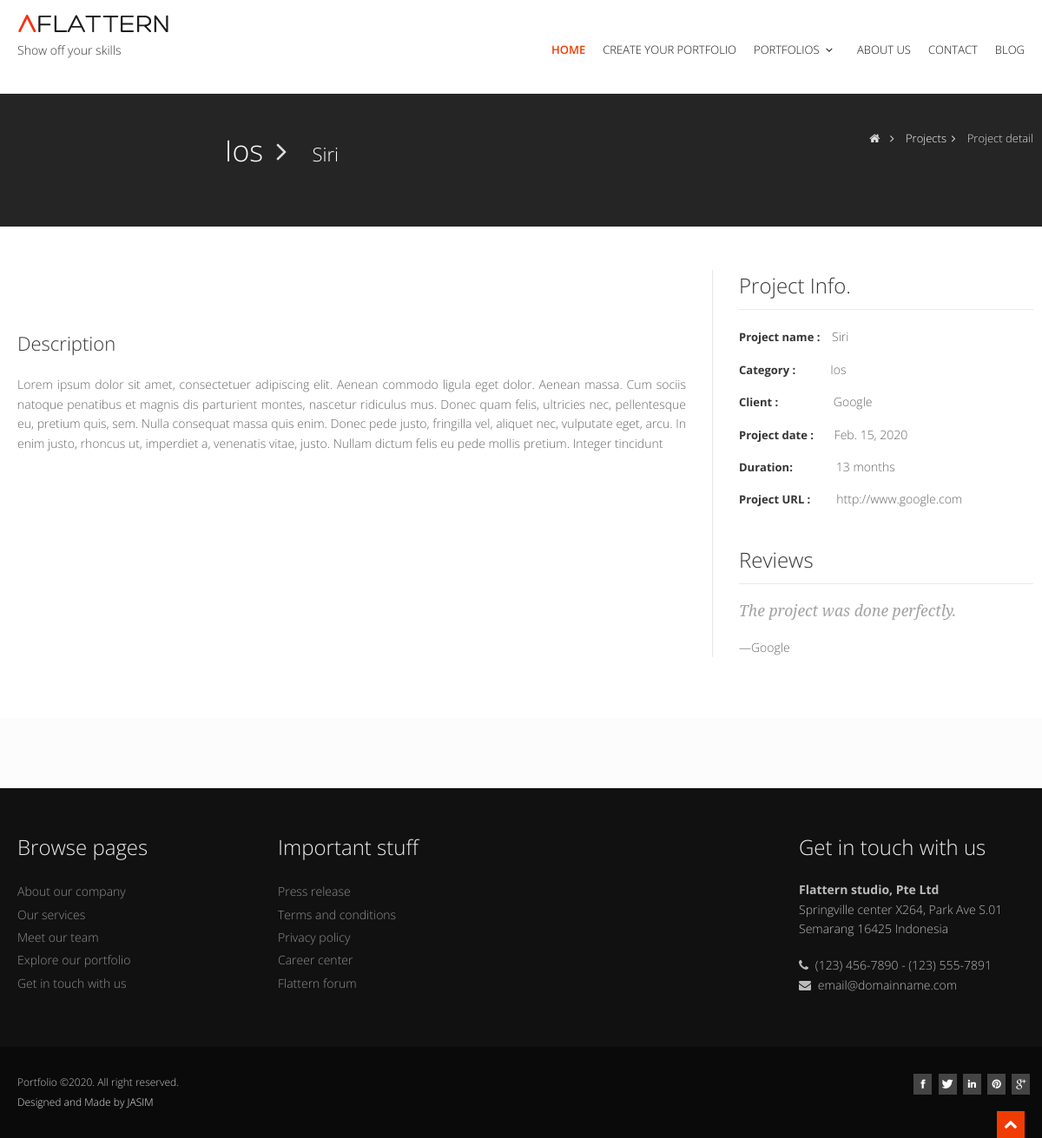
/project/1/, run on the app's committed database.
### jasim/models.py (models this page shows, shortened)
class Project(models.Model):
    added_by = models.ForeignKey(
        MyUser, on_delete=models.CASCADE, null=True, related_name="projects")
    category = models.ForeignKey(
        Category, on_delete=models.CASCADE, null=True, related_name='categories')
    title = models.CharField(max_length=100)
    description = models.TextField()
    created_on = models.DateField()
    duration = models.CharField(max_length=100)
    client_website = models.CharField(max_length=100)
    client_name = models.CharField(max_length=100)
    client_email = models.CharField(max_length=100)
    project_url = models.CharField(max_length=100)
    class Meta:
        ordering = ['-created_on']

class Category(models.Model):
    name = models.CharField(max_length=100)
    class Meta:
        verbose_name_plural = 'Categories'
    def __str__(self):
        return self.name

### jasim/views.py (the view)
# urls.py: path('project/<int:pk>/', views.ProjectDetail.as_view(), name='detail'),
class ProjectDetail(DetailView):
    model = Project
    template_name = 'project-detail.html'

### jasim/templates/project-detail.html (shortened to what this page needs)
{% extends 'base.html' %}
{% load static %}
{% block content %}
    <section id="inner-headline">
      <div class="container">
        <div class="row">
          <div class="span4">
            <div class="inner-heading">
              <ul class="breadcrumb">
                <li><h3><a href="#">{{project.category}}</a><i class="icon-angle-right"></i></h3></li>
                <li class="active"><h6 style="color:#ffffff;">{{project.title}}</h6></li>
              </ul>
            </div>
          </div>
          <div class="span8">
            <ul class="breadcrumb">
              <li><a href="#"><i class="icon-home"></i></a><i class="icon-angle-right"></i></li>
              <li><a href="{% url 'project' %}">Projects</a><i class="icon-angle-right"></i></li>
              <li class="active">Project detail</li>
            </ul>
          </div>
        </div>
      </div>
    </section>
    <section id="content">
      <div class="container">
        <div class="row">
          <div class="span8">
            <article>
              <div class="top-wrapper">
                <div class="flexslider">
                </div>
              </div>
              <h6>Description</h6>
              <p style="text-align: justify;">
                {{project.description}}
              </p>
            </article>
          </div>
          <div class="span4">
            <aside class="right-sidebar">
              <div class="widget">
                <h5 class="widgetheading">Project Info.</h5>
                <ul class="folio-detail">
                  <li><label style="margin-right:10px;">Project name :</label> {{project.title}}</li>
                  <li><label style="margin-right:40px;">Category :</label>{{project.category}}</li>
                  <li><label style="margin-right:60px;">Client :</label> {{project.client_name}}</li>
                  <li><label style="margin-right:20px;">Project date :</label> {{project.created_on}}</li>
                  <li><label style="margin-right:50px;">Duration:</label>{{project.duration}}</li>
                  <li><label style="margin-right:30px;">Project URL :</label><a href="{{project.project_url}}" target="_blank">{{project.project_url}}</a></li>
                </ul>
              </div>
              <div class="widget">
                <h5 class="widgetheading">Reviews</h5>
                <blockquote>
                  <p>The project was done perfectly.</p>
                  </blockquote>
                  <p>—{{project.client_name}}</p>
              </div>
            </aside>
          </div>
        </div>
      </div>
    </section>
{% endblock %}

### jasim/static/css/flexslider.css (style rules this page uses)
.flexslider { margin: 0; padding: 0; }
.flexslider { margin: 0 0 60px; background: #fff; border: 4px solid #fff; position: relative; -webkit-border-radius: 0; -moz-border-radius: 0; -o-border-radius: 0; border-radius: 0; box-shadow: none; -webkit-box-shadow: none; -moz-box-shadow: none; -o-box-shadow: none; zoom: 1; }

### jasim/static/css/style.css (style rules this page uses)
body { font-family: 'Open Sans', Arial, sans-serif; font-size: 14px; font-weight: 300; line-height: 1.6em; color: #656565; }
.container { padding: 0 20px 0 20px; position: relative; }
.row, .row-fluid { margin-bottom: 30px; }
#content { position: relative; background: #fff; padding: 50px 0 0 0; }
#inner-headline { background: #252525; position: relative; margin: 0; padding: 0; color: #fefefe; }
#inner-headline ul.breadcrumb { margin: 30px 0 0; float: right; }
#inner-headline ul.breadcrumb li { margin-bottom: 0; padding-bottom: 0; }
#inner-headline ul.breadcrumb li { font-size: 13px; color: #ddd; }
#inner-headline ul.breadcrumb li i { color: #dedede; }
#inner-headline ul.breadcrumb li a { color: #fff; }
.top-wrapper { margin-bottom: 20px; }
blockquote { font-size: 16px; font-weight: 400; font-family: 'Noto Serif', serif; font-style: italic; padding-left: 0; color: #a2a2a2; line-height: 1.6em; border: none; }
.widgetheading { width: 100%; padding: 0; }
aside .widgetheading { position: relative; border-bottom: #e9e9e9 1px solid; padding-bottom: 9px; }
article { float: left; width: 100%; margin-bottom: 40px; }
aside { position: relative; margin-bottom: 40px; }
.right-sidebar { border-left: 1px solid #e9e9e9; padding: 0 0 0 30px; -webkit-box-shadow: inset 1px 0 0 0 rgba(0, 0, 0, .01); box-shadow: inset 1px 0 0 0 rgba(0, 0, 0, .01); }
aside .widget { margin-bottom: 40px; }
ul.cat, ul.recent, ul.folio-detail, ul.contact-info { margin: 0; padding: 0; list-style: none; }
ul.cat li, ul.recent li, ul.folio-detail li, ul.contact-info li { margin: 0 0 15px 0; list-style: none; }
ul.cat li a, ul.folio-detail li a { color: #656565; }
ul.folio-detail li label { display: inline; cursor: default; color: #353535; font-weight: bold; }

### jasim/static/skins/default.css (style rules this page uses)
a, a:hover,a:focus,a:active, footer a.text-link:hover, strike, footer ul.link-list li a:hover, .post-meta span a:hover, footer a.text-link, ul.meta-post li a:hover, ul.cat li a:hover, ul.recent li h6 a:hover, ul.portfolio-categ li.active a, ul.portfolio-categ li.active a:hover, ul.portfolio-categ li a:hover,ul.related-post li h4 a:hover, span.highlight,article .post-heading h3 a:hover, .navbar .nav > .active > a,.navbar .nav > .active > a:hover,.navbar .nav > li > a:hover,.navbar .nav > li > a:focus,.navbar .nav > .active > a:focus, .validation { color:#F03C02; }

### jasim/static/css/overwrite.css (style rules this page uses)
h1, h2, h3, h4, h5, h6 { font-family: 'Open Sans', sans-serif; color:#353535; font-weight:300; line-height:1.5em; margin-top:0; }
h3 { font-size:34px; margin-bottom:22px; }
h5 { font-size:24px; margin-bottom:20px; }
h6 { font-size:22px; margin-bottom:20px; }
.widget h4,.widget h5 { font-weight:300; margin-bottom:20px; }
blockquote { margin: 0 0 20px; }
label, input, button, select, textarea { font-size: 13px; font-weight: normal; }
label { font-weight: bold; color:#353535; }
ul, ol { padding: 0; margin: 0 0 10px 25px; }
li { line-height: 1.6em; }
.breadcrumb { float:left; padding:10px 0 10px 0; margin:0; list-style: none; background: none; -webkit-border-radius: 0; -moz-border-radius: 0; border-radius: 0; }
.breadcrumb > li { display: inline-block; *display: inline; text-shadow: none; font-size:12px; *zoom: 1; margin:0; }
.breadcrumb > .active { color: #797979; }

### data on the page
Project: category "Ios", title "Siri", description "Lorem ipsum dolor sit amet, consectetuer adipiscing elit. Aenean commodo ligula eget dolor. Aenean massa. Cum sociis natoque penatibus et magnis dis parturient montes, nascetur ridiculus mus. Donec quam felis, ultricies nec, pellentesque eu, pretium quis, sem. Nulla consequat massa quis enim. Donec pede justo, fringilla vel, aliquet nec, vulputate eget, arcu. In enim justo, rhoncus ut, imperdiet a, venenatis vitae, justo. Nullam dictum felis eu pede mollis pretium. Integer tincidunt", client_name "Google", created_on "Feb. 15, 2020", duration "13 months", project_url "http://www.google.com"
